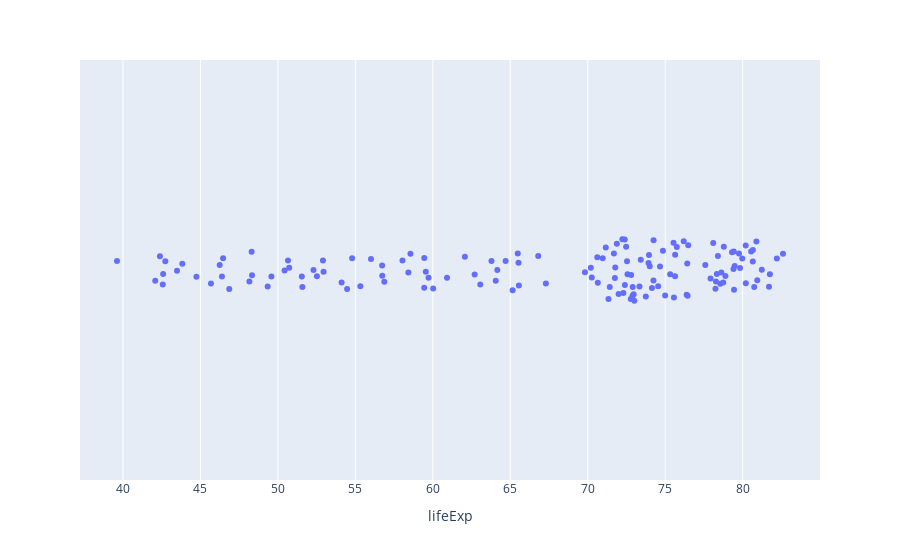

The notebook cell saved with this chart:
### Markdown cell above
## 2. Basic interactive plots.

### Strip  plot, also known as dot plot.  

A scatterplot where one variable is categorical: https://en.wikipedia.org/wiki/Dot_plot_(statistics).

### Code cell
# simplest version
fig = px.strip(
    df,
    x="lifeExp"
)  # Assign a name to a figure

fig.show()  # Call explicitly to show the figure

### Figure 1 — Plotly figure (JSON) as saved in the notebook; plotly's stock layout.template omitted (floating-point values rounded to 4 significant figures; data arrays with more than 128 entries replaced by an {"elided": "..."} marker saying what was removed)
{"data": [{"alignmentgroup": "True", "boxpoints": "all", "fillcolor": "rgba(255,255,255,0)", "hoveron": "points", "hovertemplate": "lifeExp=%{x}<extra></extra>", "legendgroup": "", "line": {"color": "rgba(255,255,255,0)"}, "marker": {"color": "#636efa"}, "name": "", "offsetgroup": "", "orientation": "h", "pointpos": 0, "showlegend": false, "type": "box", "x": {"elided": "142 float values"}, "x0": " ", "xaxis": "x", "y0": " ", "yaxis": "y"}], "layout": {"boxmode": "group", "legend": {"tracegroupgap": 0}, "margin": {"t": 60}, "xaxis": {"anchor": "y", "domain": [0, 1], "title": {"text": "lifeExp"}}, "yaxis": {"anchor": "x", "domain": [0, 1]}}}
